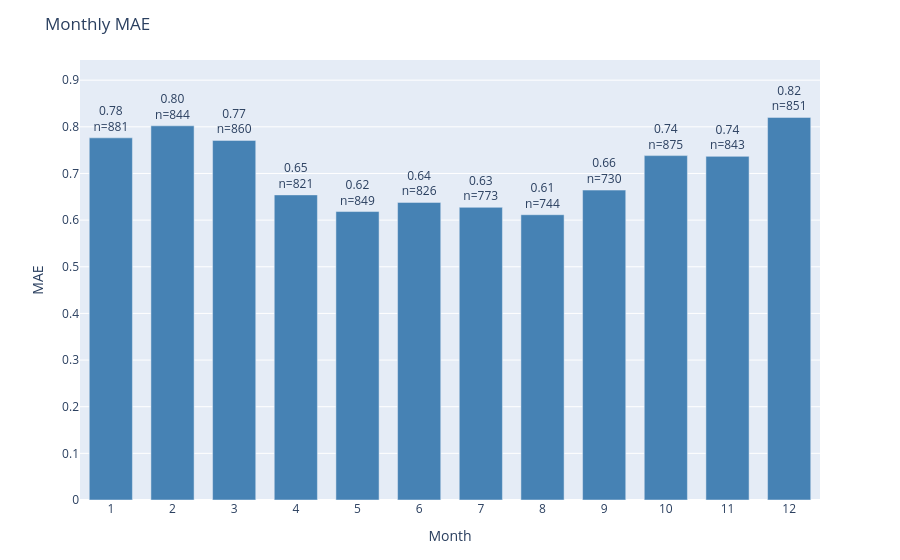

Notebook code for this chart:
### Code cell
plot_error_by_group(
    df=results_test,
    y_true_col='actual',
    y_pred_col='prediction',
    date_col='dt_prediction',
    group_by='month',
    metric='mae',
    title='Monthly MAE'
)

### Figure 1 — Plotly figure (JSON) as saved in the notebook; plotly's stock layout.template omitted (floating-point values rounded to 4 significant figures)
{"data": [{"marker": {"color": "steelblue"}, "text": ["0.78<br>n=881", "0.80<br>n=844", "0.77<br>n=860", "0.65<br>n=821", "0.62<br>n=849", "0.64<br>n=826", "0.63<br>n=773", "0.61<br>n=744", "0.66<br>n=730", "0.74<br>n=875", "0.74<br>n=843", "0.82<br>n=851"], "textposition": "outside", "type": "bar", "x": ["1", "2", "3", "4", "5", "6", "7", "8", "9", "10", "11", "12"], "y": [0.7764, 0.8021, 0.7709, 0.6541, 0.6184, 0.638, 0.6274, 0.6116, 0.6644, 0.7383, 0.7367, 0.8202]}], "layout": {"bargap": 0.3, "margin": {"b": 60, "t": 60}, "title": {"text": "Monthly MAE"}, "uniformtext": {"minsize": 8, "mode": "hide"}, "xaxis": {"title": {"text": "Month"}}, "yaxis": {"range": [0, 0.9432], "title": {"text": "MAE"}}}}
